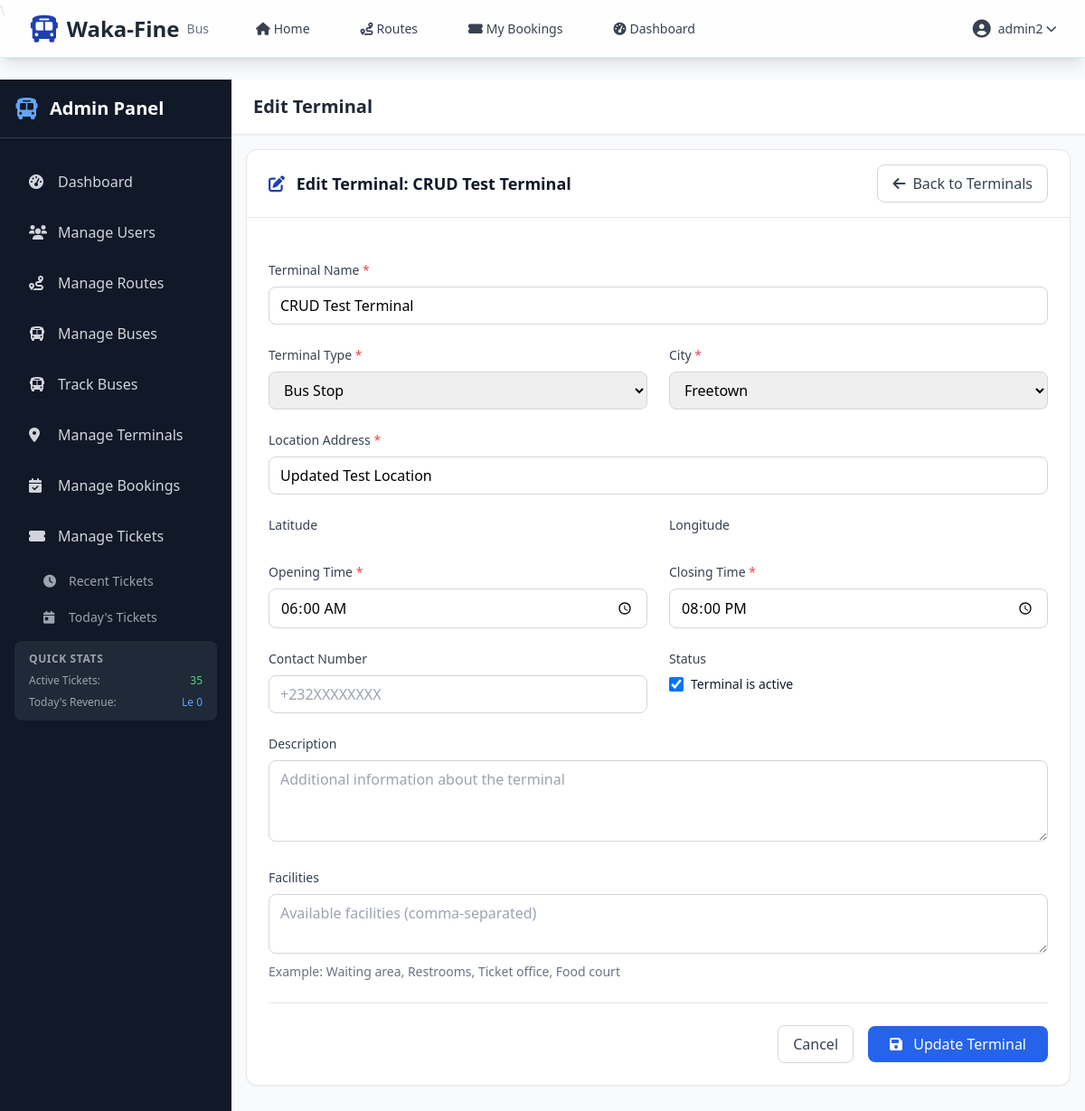
The page /terminals/20/edit/ (signed in) on the database its author committed.
### accounts/models.py (models this page shows, shortened)
class User(AbstractUser):
    ROLE_CHOICES = [
        ("admin", "Admin"),
        ("staff", "Staff"),
        ("customer", "Customer"),
    ]
    role = models.CharField(max_length=10, choices=ROLE_CHOICES, default="customer")
    phone_number = models.CharField(max_length=15, blank=True, null=True)
    created_at = models.DateTimeField(auto_now_add=True)
    updated_at = models.DateTimeField(auto_now=True)
    @property
    def is_admin(self):
        return self.role == "admin"

### terminals/models.py (models this page shows, shortened)
class Terminal(models.Model):
    TERMINAL_TYPE_CHOICES = [
        ("main_terminal", "Main Terminal"),
        ("bus_stop", "Bus Stop"),
        ("interchange", "Interchange"),
        ("depot", "Bus Depot"),
    ]
    CITY_CHOICES = [
        ("freetown", "Freetown"),
        ("bo", "Bo"),
        ("kenema", "Kenema"),
        ("makeni", "Makeni"),
        ("koidu", "Koidu"),
    ]  # Basic Information
    name = models.CharField(max_length=100, unique=True)
    terminal_type = models.CharField(max_length=20, choices=TERMINAL_TYPE_CHOICES)
    location = models.CharField(max_length=100, help_text="Street address or landmark")
    city = models.CharField(max_length=50, choices=CITY_CHOICES, default="freetown")
    description = models.TextField(
        blank=True, help_text="Additional information about the terminal"
    )
    facilities = models.TextField(
        blank=True, help_text="Available facilities (comma-separated)"
    )
    operating_hours_start = models.TimeField(help_text="Terminal opening time")
    operating_hours_end = models.TimeField(help_text="Terminal closing time")
    contact_number = models.CharField(
        max_length=15,
        blank=True,
        validators=[
            RegexValidator(
                regex=r"^\+?1?\d{9,15}$", message="Enter a valid phone number"
            )
        ],
    )  # Status
    is_active = models.BooleanField(default=True)
    created_at = models.DateTimeField(auto_now_add=True)
    updated_at = models.DateTimeField(auto_now=True)
    class Meta:
        ordering = ["city", "name"]
        indexes = [
            models.Index(fields=["city", "terminal_type"]),
            models.Index(fields=["is_active"]),
        ]

### terminals/views.py (the view, shortened to what this page needs)
# urls.py: path("<int:pk>/edit/", views.TerminalUpdateView.as_view(), name="update"),
class TerminalUpdateView(AdminRequiredMixin, UpdateView):
    model = Terminal
    form_class = TerminalForm
    template_name = "terminals/terminal_form.html"
    context_object_name = "terminal"
    success_url = reverse_lazy("accounts:admin_manage_terminals")

### terminals/views.py (called while the page is built)
    def test_func(self):
        return self.request.user.is_authenticated and (
            self.request.user.is_admin or self.request.user.is_staff_member
        )

### templates/terminals/terminal_form.html (shortened to what this page needs)
{% extends 'accounts/admin/base_admin.html' %}
{% block page_title %}
    {% if terminal %}Edit Terminal{% else %}Create Terminal{% endif %}
{% endblock %}
{% block content %}
<div class="bg-white rounded-xl shadow-sm border border-gray-200">
    <div class="px-6 py-4 border-b border-gray-200">
        <div class="flex items-center justify-between">
            <h3 class="text-lg font-semibold text-gray-900">
                <i class="fas fa-{% if terminal %}edit{% else %}plus-circle{% endif %} text-primary mr-2"></i>
                {% if terminal %}Edit Terminal: {{ terminal.name }}{% else %}Create New Terminal{% endif %}
            </h3>
            <a href="{% url 'accounts:admin_manage_terminals' %}"
               class="px-4 py-2 border border-gray-300 rounded-lg text-gray-700 hover:bg-gray-50 transition-colors">
                <i class="fas fa-arrow-left mr-2"></i>Back to Terminals
            </a>
        </div>
    </div>
    <div class="p-6">
        <form method="post" class="space-y-6">
            <div class="grid grid-cols-1 md:grid-cols-2 gap-6">
                <div class="md:col-span-2">
                    <label for="{{ form.name.id_for_label }}" class="block text-sm font-medium text-gray-700 mb-2">
                        Terminal Name <span class="text-red-500">*</span>
                    </label>
                    {{ form.name }}
                </div>
                <div>
                    <label for="{{ form.terminal_type.id_for_label }}" class="block text-sm font-medium text-gray-700 mb-2">
                        Terminal Type <span class="text-red-500">*</span>
                    </label>
                    {{ form.terminal_type }}
                </div>
                <div>
                    <label for="{{ form.city.id_for_label }}" class="block text-sm font-medium text-gray-700 mb-2">
                        City <span class="text-red-500">*</span>
                    </label>
                    {{ form.city }}
                </div>
                <div class="md:col-span-2">
                    <label for="{{ form.location.id_for_label }}" class="block text-sm font-medium text-gray-700 mb-2">
                        Location Address <span class="text-red-500">*</span>
                    </label>
                    {{ form.location }}
                </div>
                <div>
                    <label for="{{ form.coordinates_lat.id_for_label }}" class="block text-sm font-medium text-gray-700 mb-2">
                        Latitude
                    </label>
                </div>
                <div>
                    <label for="{{ form.coordinates_lng.id_for_label }}" class="block text-sm font-medium text-gray-700 mb-2">
                        Longitude
                    </label>
                </div>
                <div>
                    <label for="{{ form.operating_hours_start.id_for_label }}" class="block text-sm font-medium text-gray-700 mb-2">
                        Opening Time <span class="text-red-500">*</span>
                    </label>
                    {{ form.operating_hours_start }}
                </div>
                <div>
                    <label for="{{ form.operating_hours_end.id_for_label }}" class="block text-sm font-medium text-gray-700 mb-2">
                        Closing Time <span class="text-red-500">*</span>
                    </label>
                    {{ form.operating_hours_end }}
                </div>
                <div>
                    <label for="{{ form.contact_number.id_for_label }}" class="block text-sm font-medium text-gray-700 mb-2">
                        Contact Number
                    </label>
                    {{ form.contact_number }}
                </div>
                <div>
                    <label class="block text-sm font-medium text-gray-700 mb-2">
                        Status
                    </label>
                    <div class="flex items-center">
                        {{ form.is_active }}
                        <label for="{{ form.is_active.id_for_label }}" class="ml-2 text-sm text-gray-900">
                            Terminal is active
                        </label>
                    </div>
                </div>
                <div class="md:col-span-2">
                    <label for="{{ form.description.id_for_label }}" class="block text-sm font-medium text-gray-700 mb-2">
                        Description
                    </label>
                    {{ form.description }}
                </div>
                <div class="md:col-span-2">
                    <label for="{{ form.facilities.id_for_label }}" class="block text-sm font-medium text-gray-700 mb-2">
                        Facilities
                    </label>
                    {{ form.facilities }}
                    <p class="mt-1 text-sm text-gray-500">Example: Waiting area, Restrooms, Ticket office, Food court</p>
                </div>
            </div>
            <div class="flex items-center justify-end space-x-4 pt-6 border-t border-gray-200">
                <a href="{% url 'accounts:admin_manage_terminals' %}"
                   class="px-4 py-2 border border-gray-300 rounded-lg text-gray-700 hover:bg-gray-50 transition-colors">
                    Cancel
                </a>
                <button type="submit"
                        class="px-6 py-2 bg-blue-600 text-white rounded-lg hover:bg-blue-700 transition-colors">
                    <i class="fas fa-save mr-2"></i>
                    {% if terminal %}Update Terminal{% else %}Create Terminal{% endif %}
                </button>
            </div>
        </form>
    </div>
</div>
{% endblock %}

### templates/base_nav.html (shortened to what this page needs)
\
{% load static %}
<nav class="bg-white/80 backdrop-blur-md shadow-lg fixed top-0 left-0 right-0 z-40 border-b border-blue-100 h-16">  <div class="max-w-7xl mx-auto px-4 sm:px-6 lg:px-8">
        <div class="flex justify-between h-16">
            <div class="flex items-center">
                <div class="flex-shrink-0 flex items-center">
                    <i class="fas fa-bus text-3xl text-primary mr-2"></i>
                    <span class="text-2xl font-bold text-gray-800">Waka-Fine</span>
                    <span class="text-sm text-gray-500 ml-2">Bus</span>
                </div>
                <div class="hidden md:ml-10 md:flex md:space-x-8">
                    <a href="{% url 'home' %}" class="text-gray-700 hover:text-primary px-3 py-2 text-sm font-medium transition-colors duration-200">
                        <i class="fas fa-home mr-1"></i>Home
                    </a>
                    <a href="{% url 'routes:search' %}" class="text-gray-700 hover:text-primary px-3 py-2 text-sm font-medium transition-colors duration-200">
                        <i class="fas fa-route mr-1"></i>Routes
                    </a>
                    {% if user.is_authenticated %}
                        <a href="{% url 'bookings:list' %}" class="text-gray-700 hover:text-primary px-3 py-2 text-sm font-medium transition-colors duration-200">
                            <i class="fas fa-ticket-alt mr-1"></i>My Bookings
                        </a>
                        <a href="{% url 'accounts:dashboard' %}" class="text-gray-700 hover:text-primary px-3 py-2 text-sm font-medium transition-colors duration-200">
                            <i class="fas fa-tachometer-alt mr-1"></i>Dashboard
                        </a>
                    {% endif %}
                </div>
            </div>
            <div class="flex items-center space-x-4">
                {% if user.is_authenticated %}
                    <div class="relative" x-data="{ open: false }">
                        <button @click="open = !open" class="flex items-center text-sm text-gray-700 hover:text-primary focus:outline-none transition-colors duration-200">
                            <i class="fas fa-user-circle text-xl mr-2"></i>
                            <span class="hidden md:block">{{ user.get_full_name|default:user.username }}</span>
                            <i class="fas fa-chevron-down ml-1 text-xs"></i>
                        </button>
                    </div>
                {% endif %}
            </div>
        </div>
    </div>
</nav>

### rows shown on the page
User: get_full_name "admin2"
Terminal: name "CRUD Test Terminal", terminal_type "Bus Stop", city "Freetown", location "Updated Test Location", operating_hours_start "06:00:00", operating_hours_end "20:00:00", is_active "☑"
